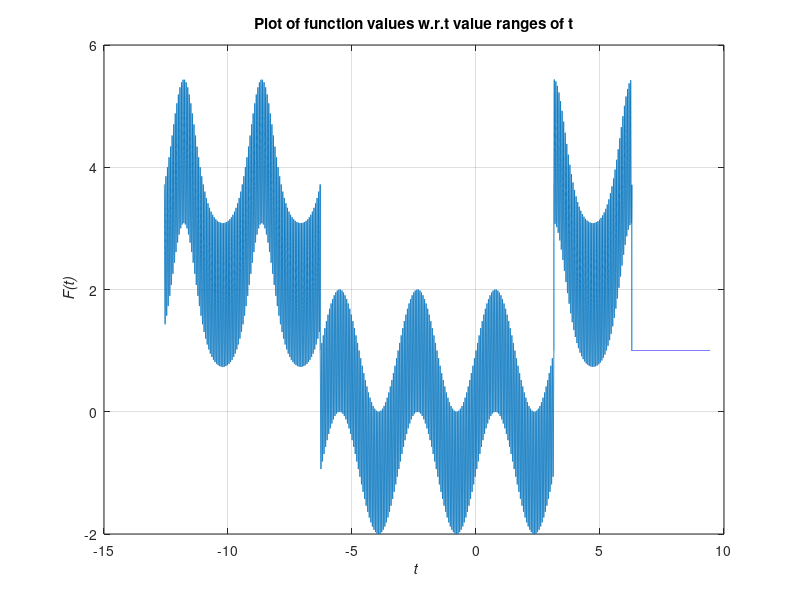

The MATLAB source for this figure:
%% Ex16_FNs.m
clc, clearvars 
t=-4*pi:.0001:3*pi;  % Whole t series 
F=ones(size(t));     % Memory allocation  
tic;
for ii = 1:numel(t)
    if t(ii)<=-2*pi
        F(ii)=exp(sin(2*t(ii)))+exp(cos(100*t(ii)));
    elseif t(ii)>-2*pi && t(ii)<=pi
        F(ii) = sin(2*t(ii))+cos(100*t(ii));
    elseif t(ii)>pi && t(ii)<=2*pi
        F(ii)=exp(sin(100*t(ii)))+exp(cos(2*t(ii)));
    else
        F(ii)=1;
    end
end
   Tma=toc;   
   plot(t, F), grid on; 
   plot(t, F), grid on, xlabel('\it t'), ylabel('\it F(t)'), 
   title('Plot of function values w.r.t value ranges of t'), shg     
   fprintf('Computation Time with memory allocation:  %2.6g \n', Tma)
